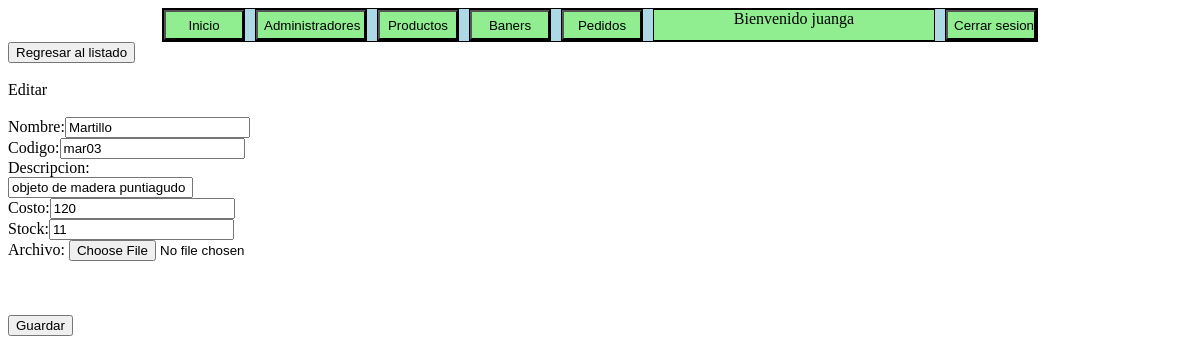
Page /Productos/Productos_editar.php?id=1 (signed in) on the committed database.
### tables this page shows
CREATE TABLE IF NOT EXISTS `productos` (
  `id` int(11) NOT NULL AUTO_INCREMENT,
  `nombre` varchar(128) NOT NULL,
  `codigo` varchar(32) NOT NULL,
  `descripcion` text NOT NULL,
  `costo` double NOT NULL,
  `stock` int(11) NOT NULL,
  `archivo_n` varchar(255) NOT NULL,
  `archivo` varchar(128) NOT NULL,
  `status` int(1) NOT NULL DEFAULT '1',
  `eliminado` int(1) NOT NULL DEFAULT '0',
  PRIMARY KEY (`id`)
);

### Productos/Productos_editar.php (the view, shortened to what this page needs)
<?php
    $varsesion =$_SESSION['nombre'];
    if($varsesion==null||$varsesion==''){
        header("Location:Index.php");
    }
    else{
        $name = $_SESSION['nombre'];
    }
?>
<html>
    <head>
    </head>
    <body>
    <div class='Menup'>
            <div class='Inicio'>
            <input type="button" class='botoni' value="Inicio" onclick="bienvenido();">
            </div>
            <div class='administradores'>
            <input type="button" class='botona' value="Administradores" onclick="administradores();">
            </div>
            <div class='productos'>
            <input type="button" class='botonp' value="Productos" onclick="">
            </div>
            <div class='baners'>
            <input type="button" class='botoni' value="Baners" onclick="baners();">
            </div>
            <div clasS='pedidos'>
            <input type="button" class='botoni' value="Pedidos" onclick="pedidos();">
            </div>
            <div class='nombre'>Bienvenido <?php echo $name;?> </div>
            <div class='cerrar'>
            <input type="button" class='boton' value="Cerrar sesion" onclick="cerrarsesion();">
            </div>
        </div>
        <button onclick="window.location.href='productos_lista.php'">Regresar al listado</button><br><br>
        Editar<br><br>
        <?php
            $con = conecta();
            $id = $_REQUEST['id'];
            $sql ="SELECT nombre,codigo,descripcion,costo,stock FROM `productos` WHERE id=$id;";
            $res = $con->query($sql);
            $row=$res->fetch_array();
        ?>
        <form name="forma01" enctype="multipart/form-data">
            <?php
            $name = $row["nombre"];
            $codigo = $row["codigo"];
            $description = $row["descripcion"];
            $costo = $row["costo"];
            $stock = $row["stock"];
            echo "<label> Nombre:";
            echo"<input type='text' name='nombre' id='nombre' placeholder='$name' value='$name'><br>";
            echo"</label>";
        echo"<label> Codigo:";
        echo"<input type='text' name='codigo' id='codigo' placeholder='$codigo' value='$codigo'> <div id='mensajecodigo' style='color:#F00;font-size:16px;'></div>";
        echo"</label>";
        echo"<label>Descripcion:<br>";
        echo"<input cols='20' rows='5' type= 'text' name='description' id='description' placeholder='$description' value='$description'>";
        echo"</label><br>";
        echo"<label >Costo:";
        echo"<input type='number' name='costo' id='costo' placeholder='$costo' value='$costo'>";
        echo"</label><br>";
        echo"<label >Stock:";
        echo"<input type='number' name='stock' id='stock' placeholder='$stock' value='$stock'>";
        echo"</label><br>";
        ?>
        <label >Archivo:
            <input type="file" id="archivo" name="archivo"><div id="mensajearch" style="color:#F00;font-size:16px;"></div><br><br>
        </label><br>
        <?php
        echo"<input type='button' value='Guardar'onclick='validacion($id);'>";
        ?>
        </form>
    </body>
</html>

### Productos/Productos_editar.php (style rules this page uses)
.menup { height: 32px; width:874px; border: 1px solid black; margin-left: auto; margin-right: auto; background-color:lightblue; }
.nombre { height: 30px; width: 280px; border: 1px solid black; background-color:lightgreen; float: left; text-align: center; }
.cerrar { height: 30px; width: 90px; border: 1px solid black; background-color:lightgreen; float: left; margin-left:10px; }
.boton { background-color: lightgreen; width: 90px; height: 30px; }
.Inicio { float: left; height: 30px; width: 80px; border: 1px solid black; background-color:lightgreen; margin-right:10px; }
.botoni { background-color: lightgreen; width: 80px; height: 30px; }
.administradores { float:left; border: 1px solid black; margin-right:10px; }
.botona { background-color: lightgreen; width: 110px; height: 30px; }
.productos { float:left; border: 1px solid black; margin-right:10px; }
.botonp { background-color: lightgreen; width: 80px; height: 30px; }
.baners { float:left; border: 1px solid black; margin-right:10px; }
.pedidos { float:left; border: 1px solid black; margin-right:10px; }

### rows in the picture
productos: nombre "Martillo", codigo "mar03", description "objeto de madera puntiagudo", costo "120", stock "11"

### other values in the picture
$name "juanga"
